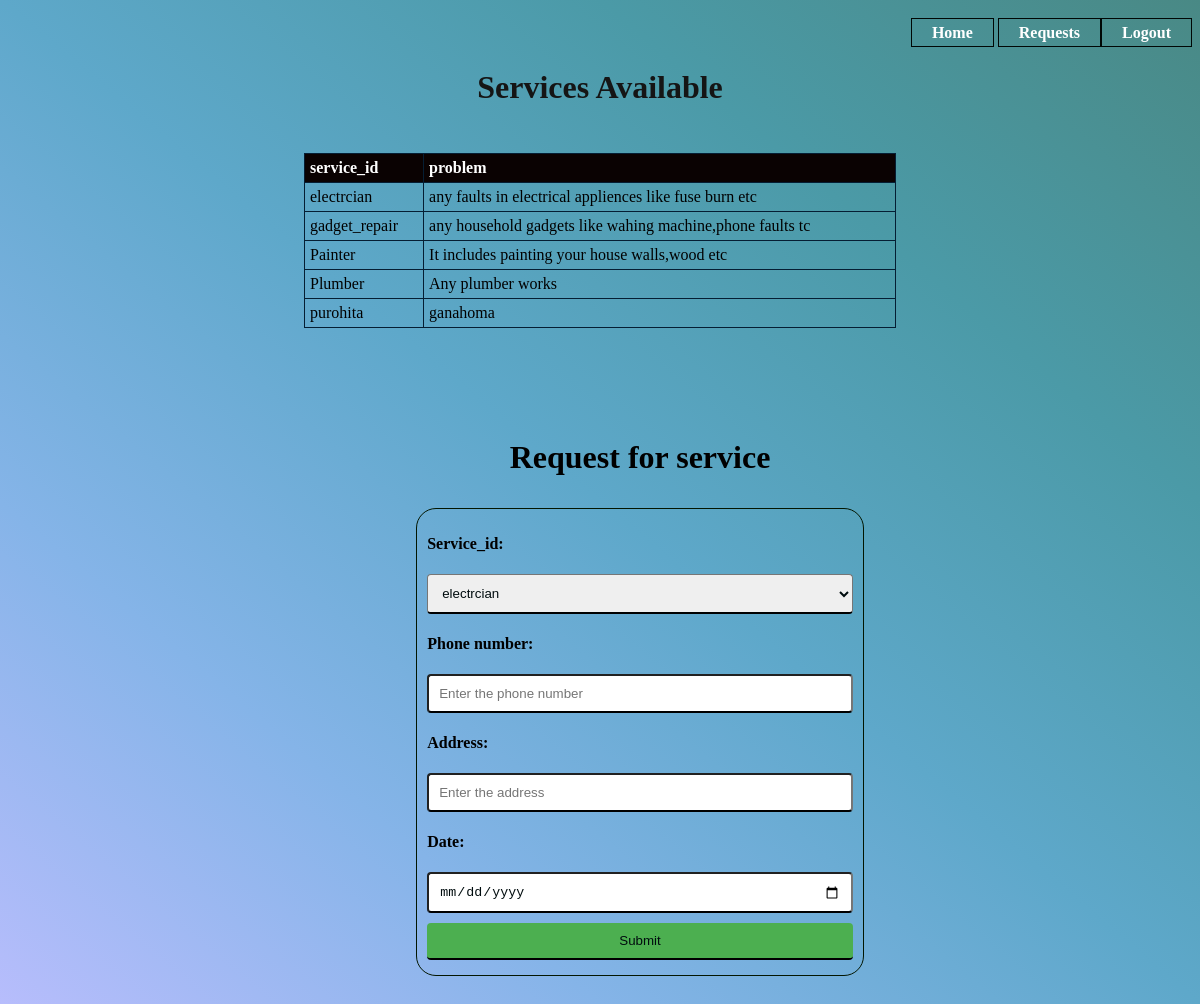
Page /customer/home.php on the committed database.
### tables this page shows
CREATE TABLE `service` (
  `service_id` varchar(20) NOT NULL,
  `problem` varchar(70) NOT NULL
);

### customer/home.php (the view, shortened to what this page needs)
<!DOCTYPE html>
<html lang="en">
<head>
  <link rel="stylesheet" href="home2.css">
</head>
  <body>
    <?php
    $username = $_SESSION['username'];
    ?>
    <div class="container2">   <ul>
      <li><a href="#home"><strong>Home</strong></a></li>
      <li><a href="show.php?customer_id=<?php echo $username; ?>"><strong>Requests</strong></a>
      <li><a href="index.php"><strong>Logout</strong></a>
    </ul></div>
    <div class="hedding">
      <h1><strong>Services Available</strong></h1>
    </div>
    <?php
   include('connection.php');
    $sql = "SELECT * FROM service";
    $result = $conn->query($sql);
    if ($result->num_rows > 0) {
      echo "<table>";
      echo "<tr>";
      echo "<th >service_id</th>";
      echo "<th>problem</th>";
      echo "</tr>";
      while ($row = $result->fetch_assoc()) {
        echo "<tr>";
        echo "<td>" . $row["service_id"] . "</td>";
        echo "<td>" . $row["problem"] . "</td>";
        echo "</tr>";
      }
      echo "</table>";
    } else {
      echo "0 results";
    }
    ?>
    <div class="container">
      <h1><strong>Request for service</strong></h1>
      <form action="" method="post">
        <p>Service_id:</p>
        <?php
        include('connection.php');
        $query = "SELECT service_id FROM service";
        $result = mysqli_query($conn, $query);
        $names = array();
         while ($row = mysqli_fetch_array($result)) {
            $names[] = $row['service_id'];}
        ?>
        <select name="service_id">
        <?php foreach ($names as $name): ?>
            <option value="<?php echo $name; ?>"><?php echo $name; ?></option>
        <?php endforeach; ?>
        </select>
        <p>Phone number:</p>
        <input type="text" name="phone_num" id="password" placeholder="Enter the phone number">
        <p>Address:</p>
        <input type="text" name="address" id="address" placeholder="Enter the address ">
        <p>Date:</p>
        <input type="date" name="date" id="date">
        <input type="submit" name="button" value="Submit">
      </form>
    </div>
  </body>
</html>

### customer/home2.css (style rules this page uses)
body { background-image: linear-gradient(to right top, #b7bdfc, #85b4e8, #5ea8ca, #4b9aa7, #498985); }
table { width: 50%; border-collapse: collapse; margin: auto; border-color: #073e6b; }
th, td { border: 1px solid rgb(5, 30, 51); padding: 5px; text-align: left; }
th { background-color: #0a0202; color:white; }
form { width: 40%; margin: 0 auto; padding: 10px; border: 1px solid rgb(3, 22, 1); border-radius: 20px; }
input[type="submit"] { background-color: #4CAF50; color: white; padding: 0.5em 1em; border: none; margin-top: 1em; }
ul { float: right; list-style-type: none; }
ul li { display: inline-block; }
ul li a { text-decoration: none; color: white; padding : 5px 20px; border: 1px solid rgb(0, 7, 5); transition: 0.6s ease; font-style: 100; }
.hedding { color: #151515; text-align: center; padding-top: 20px; padding-bottom: 15px; }
h1 { text-align: center; padding-top: 20px; padding-bottom: 10px; }
.container { background-image: transperent; margin-top: 50px; margin-left: 80px; text-size-adjust: 20px; padding:20px }
.container2 { width:100%; background-color: rgb(1, 1, 19); text-align: left; }
.container p { font-size: medium; font-weight: bold; }
.container input,select { width: 100%; margin: 5px 0; padding: 10px; box-sizing: border-box; color: rgb(0, 12, 14); outline:none; border-radius: 4px; border-bottom:2px solid black; }

### rows in the picture
service: service_id "electrcian", problem "any faults in electrical appliences like fuse burn etc"
service: service_id "gadget_repair", problem "any household gadgets like wahing machine,phone faults tc"
service: service_id "Painter", problem "It includes painting your house walls,wood etc"
service: service_id "Plumber", problem "Any plumber works"
service: service_id "purohita", problem "ganahoma"

### other values in the picture
form field service_id "electrcian"
